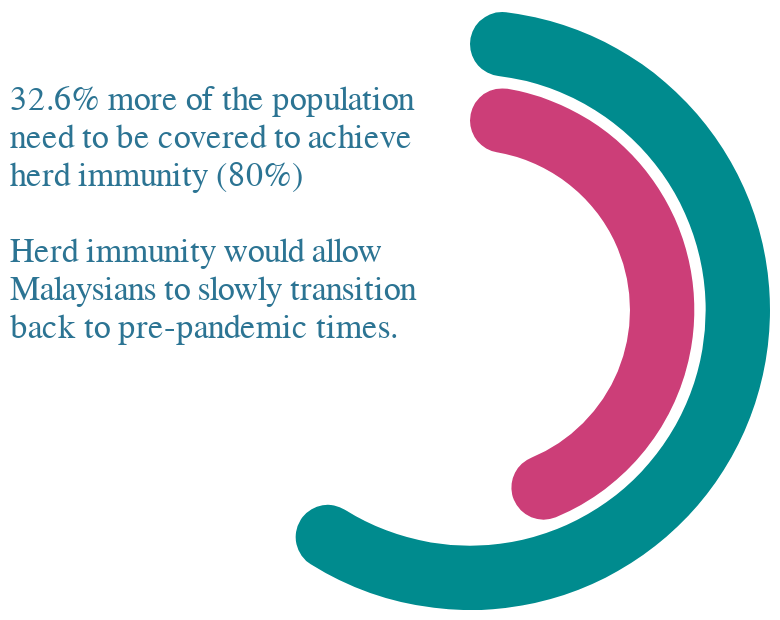

Vega-Lite specification for this chart:
### Vega specification from a JSON file in a GitHub repository (floating-point values rounded to 4 significant figures)
{"$sIDema": "https://vega.github.io/sIDema/vega/v5.json", "width": 300, "height": 300, "padding": 5, "signals": [{"name": "startAngle", "value": 0}, {"name": "endAngle", "value": 4}, {"name": "padAngle", "value": 0}, {"name": "bandPadding", "value": 0.15}, {"name": "innerRadius", "value": 80}, {"name": "cornerRadius", "value": 80}], "data": [{"name": "table", "values": [{"% Fully Vaccinated": 47.4, "% Partially Vaccinated": 0, "ID": 1}, {"% Fully Vaccinated": 0, "% Partially Vaccinated": 62.1, "ID": 2}], "transform": [{"type": "fold", "fields": ["% Fully Vaccinated", "% Partially Vaccinated"]}, {"type": "formula", "as": "c", "initonly": true, "expr": "if(datum.key==='% Fully Vaccinated','#CC3E78',if(datum.key==='% Partially Vaccinated','#008B8E','red'))"}, {"type": "stack", "groupby": ["ID"], "field": "value", "as": ["r0", "r1"]}]}], "scales": [{"name": "IDbands", "type": "band", "paddingInner": {"signal": "bandPadding"}, "range": [{"signal": "innerRadius"}, {"signal": "width/2"}], "domain": {"data": "table", "field": "ID"}}, {"name": "angle", "type": "linear", "range": [{"signal": "startAngle"}, {"signal": "endAngle"}], "nice": true, "zero": true, "domain": {"data": "table", "field": "r1"}}], "marks": [{"type": "arc", "from": {"data": "table"}, "encode": {"enter": {"x": {"signal": "width/2"}, "y": {"signal": "height / 2"}}, "update": {"fill": {"field": "c"}, "startAngle": {"scale": "angle", "field": "r0"}, "endAngle": {"scale": "angle", "field": "r1"}, "padAngle": {"signal": "padAngle"}, "innerRadius": {"scale": "IDbands", "field": "ID"}, "outerRadius": {"scale": "IDbands", "field": "ID", "offset": {"scale": "IDbands", "band": 1}}, "cornerRadius": {"signal": "cornerRadius"}, "tooltip": {"signal": "datum.key+':  '+datum.value+'%'"}}}}, {"type": "text", "encode": {"enter": {"fill": {"value": "#2c7493"}, "text": {"value": ["32.6% more of the population", "need to be covered to achieve", "herd immunity (80%)", "", "Herd immunity would allow", "Malaysians to slowly transition", "back to pre-pandemic times."]}, "fontSize": {"value": 17}, "x": {"value": -80}, "y": {"value": 50}}}}], "config": {"view": {"strokeOpacity": 1, "stroke": "black"}}}
